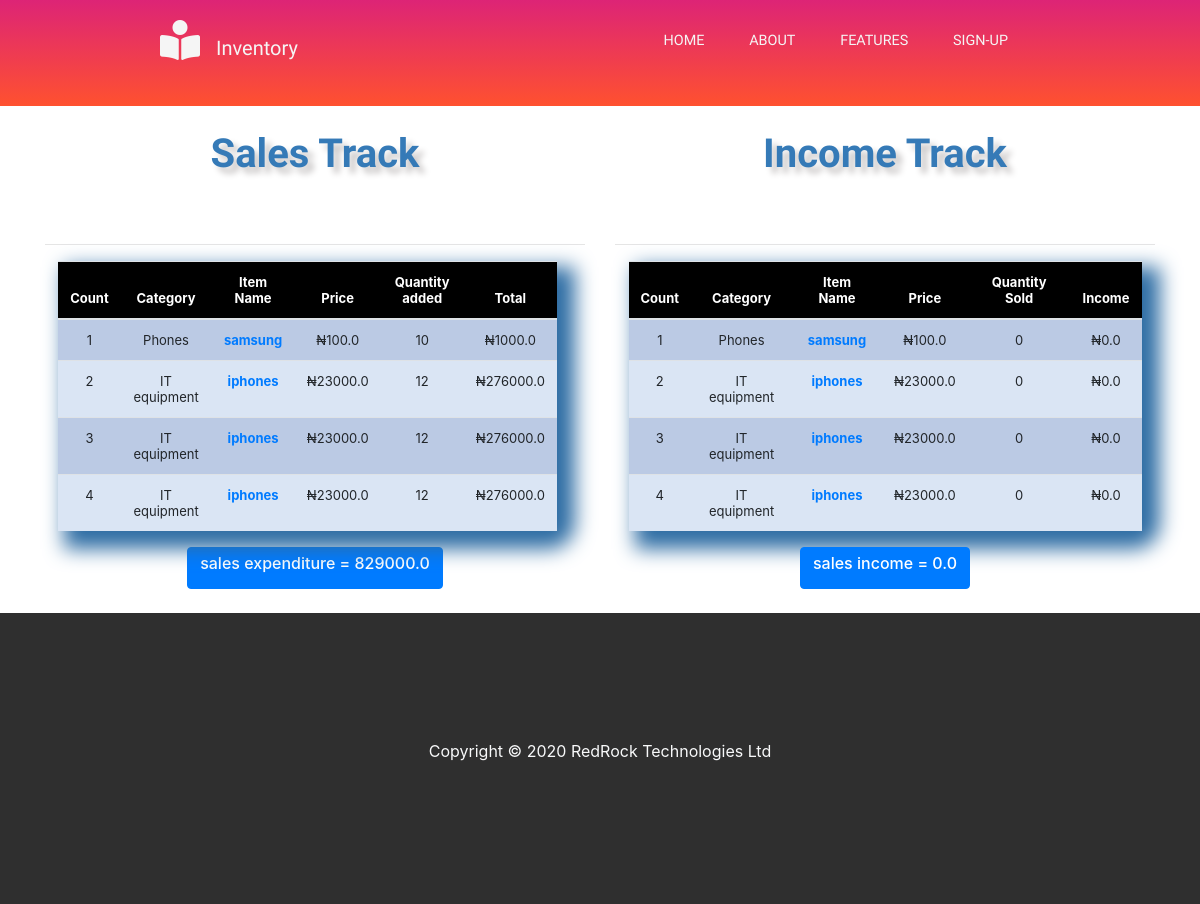
Screenshot of /adminsite/ with the database file from the repository.
### home/models.py (models this page shows, shortened)
class Stock(models.Model):
	category = models.CharField(max_length=50, blank=True, null=True)
	item_name = models.CharField(max_length=50, blank=True, null=True)
	price = models.FloatField(blank=True)
	aboutus = RichTextUploadingField(blank=True)
	quantity = models.IntegerField(default='0', blank=True, null=True)
	barcode = models.IntegerField(default='0', blank=True, null=True)
	recieved_quantity = models.IntegerField(default='0', blank=True, null=True)
	sold_quantity = models.IntegerField(default='0', blank=True, null=True)
	sold_by = models.CharField(max_length=50, blank=True, null=True)
	sold_to = models.CharField(max_length=50, blank=True, null=True)
	reorder_level = models.IntegerField(default='0', blank=True, null=True)
	last_updated = models.DateTimeField(auto_now_add=False, auto_now=True)
	sold = models.IntegerField(default='0', blank=True, null=True)
	amount = models.IntegerField()
	total=models.FloatField()
	sub_total = models.FloatField()
	export_to_CSV = models.BooleanField(default=False)
	@property
	def amount(self):
		return (self.quantity - self.sold_quantity)
	@property
	def total(self):
		return (self.quantity * self.price)
	@property
	def sub_total(self):
		return (self.sold_quantity * self.price)

### home/views.py (the view)
# urls.py: path('adminsite/', views.adminsite, name='adminsite'),
def adminsite(request):
	title = 'Admin Check'
	form = StockSearchForm(request.POST or None)
	queryset = Stock.objects.all()
	stock = Stock.objects.filter()
	subtotal=0
	for instance in stock:
		subtotal += instance.sub_total
	maintotal=0
	for instance in stock:
		maintotal += instance.total
	context = {
		"title":title, "queryset":queryset, "form":form, "subtotal":subtotal, "maintotal":maintotal
	}
	return render(request, 'adminsite.html', context)

### home/templates/adminsite.html (shortened to what this page needs)
{% extends 'base.html' %}
{% load crispy_forms_tags %}
{% block content %}
	<br>
</header>
<br>
  <main>
    <section>
      <div class="container text-center">
        <div class="row">
          <div class="col-md-6">
          <h5 class="header">Sales Track</h5>
          <hr>
          <form class="form-inline">
            <div class="col pl-0">
              <table class="table display_table">
              <thead>
              <tr>
              <th>Count</th>
              <th>Category</th>
              <th>Item Name</th>
              <th>Price</th>
              <th>Quantity added</th>
              <th>Total</th>
              </tr>
              </thead>
              {% for instance in queryset %}
              <tr>
                <td>{{forloop.counter}}</td>
                <td>{{instance.category}}</td>
                <td><a href="{% url 'update_items' instance.id %}"><strong>{{instance.item_name}}</strong></a></td>
                <td> ₦{{instance.price}}</td>
                <td>{{instance.quantity}}</td>
                <td>₦{{instance.total}}</td>
              </tr>
              {% endfor %}
            </table>
           </div>
          </form>
          <button class="btn btn-primary"><h6>sales expenditure = {{maintotal}} </h6></button>
          <br>
          </div>
          <div class="col-md-6">
          <h4 class="header">Income Track</h4>
          <hr>
          <form class="form-inline">
            <table class="table display_table">
            <div class="col-md-6">
              <thead>
              <tr>
              <th>Count</th>
              <th>Category</th>
              <th>Item Name</th>
              <th>Price</th>
              <th>Quantity Sold</th>
              <th>Income</th>
              </tr>
              </thead>
              {% for instance in queryset %}
              <tr>
                <td>{{forloop.counter}}</td>
                <td>{{instance.category}}</td>
                <td><a href="{% url 'update_items' instance.id %}"><strong>{{instance.item_name}}</strong></a></td>
                <td> ₦{{instance.price}}</td>
                <td>{{instance.sold_quantity}}</td>
                <td>₦{{instance.sub_total}}</td>
              </tr>
              {% endfor %}
            </div>
            </table>
          </form>
          <button class="btn btn-primary"><h6>sales income = {{subtotal}} </h6></button>
          <br>
        </div>
          </div>
    </section>
    <br>
  </main>
{% endblock %}

### static/Style.css (style rules this page uses)
* { box-sizing: border-box; }
header, section { overflow-x: hidden; }
:root { --Sniglet-font: "Sniglet", cursive; --Rubik: "Rubik", cursive; --Patua: "Patua One", cursive; --Lobster: "lobster", cursive; --light-black: #2e2c2caf; --bggradient: linear-gradient(to bottom, #dd2476, #ff512f); --light-gray: rgba(255, 255, 255, 0.877); }

### static/mobile-style.css (style rules this page uses)
.table { font-size: 13px; text-align: center; width: 95%; margin: auto; }
.table tr:nth-child(odd) { background-color: #BBCAE4 !important; }
.table tr:nth-child(even) { background-color: #dae5f4; }

### home/templates/adminsite.html (style rules this page uses)
.table { font-size: 13px; text-align: center; width: 95%; margin: auto; }
.table th { background-color: black !important; color: white; }
.table tr:nth-child(odd) { background-color: #BBCAE4 !important; }
.table tr:nth-child(even) { background-color: #dae5f4; }
.display_table { border-bottom-right-radius: 20px; padding-left: 2px !important; padding-right: 2px; padding-bottom: 20px; box-shadow: 12px 12px 20px 6px #2e6da4; }
.header { font-family: Patua One; color: #357ab7; padding-left: 5px; padding-right: 5px; padding-bottom: 50px; text-align: center; width: 100%; text-shadow: 6px 6px 6px #c9c6c6; display: block; font-weight: bolder; font-size: 40px; }

### rows the page displays
Stock: category "Phones", item_name "samsung", price "100.0", quantity "10", total "1000.0", sold_quantity "0", sub_total "0.0"
Stock: category "IT equipment", item_name "iphones", price "23000.0", quantity "12", total "276000.0", sold_quantity "0", sub_total "0.0"
Stock: category "IT equipment", item_name "iphones", price "23000.0", quantity "12", total "276000.0", sold_quantity "0", sub_total "0.0"
Stock: category "IT equipment", item_name "iphones", price "23000.0", quantity "12", total "276000.0", sold_quantity "0", sub_total "0.0"

### other values shown
{{ maintotal }} "829000.0"
{{ subtotal }} "0.0"
